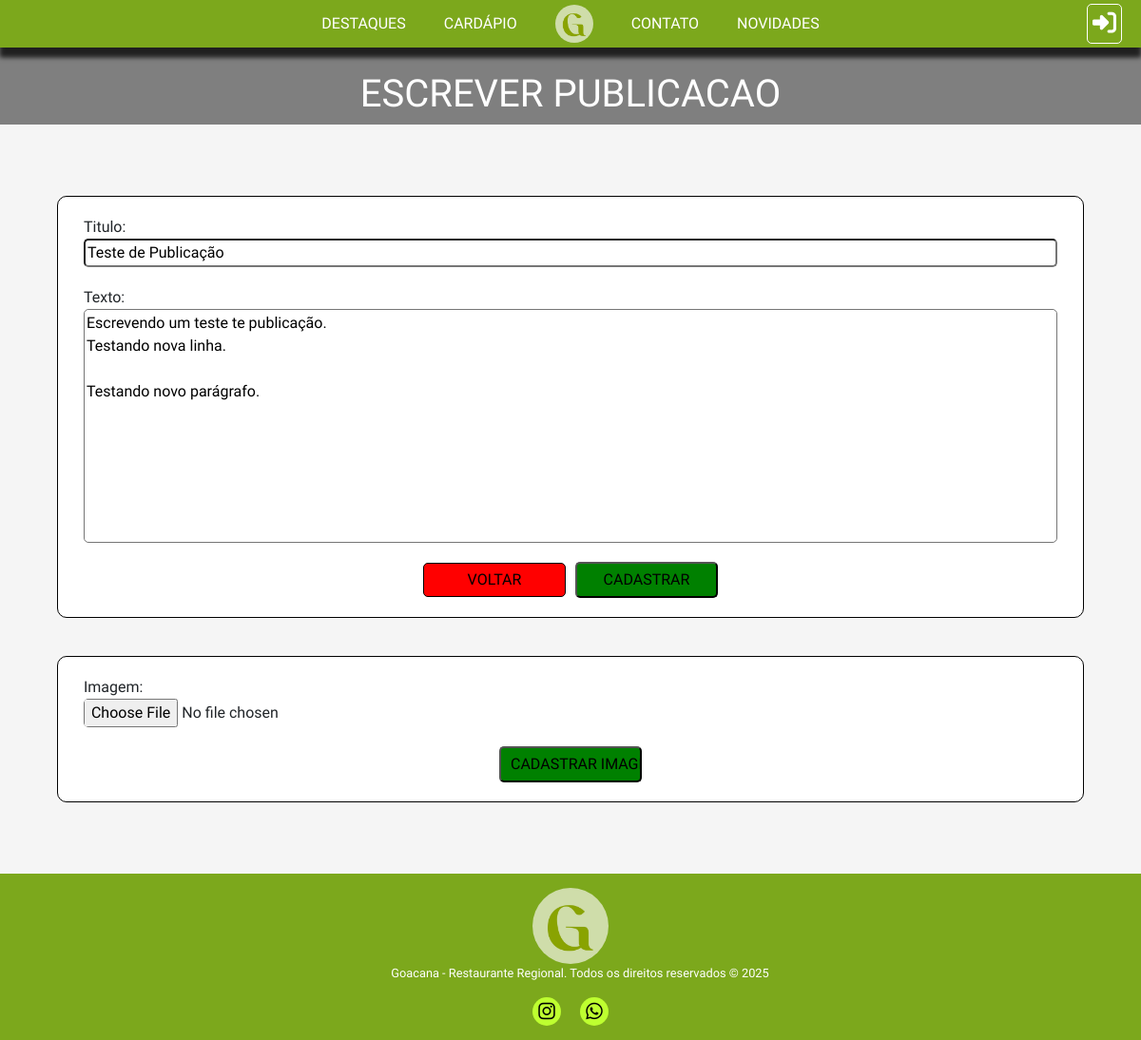
The page /edit_publi/1/ on the database as committed earlier.
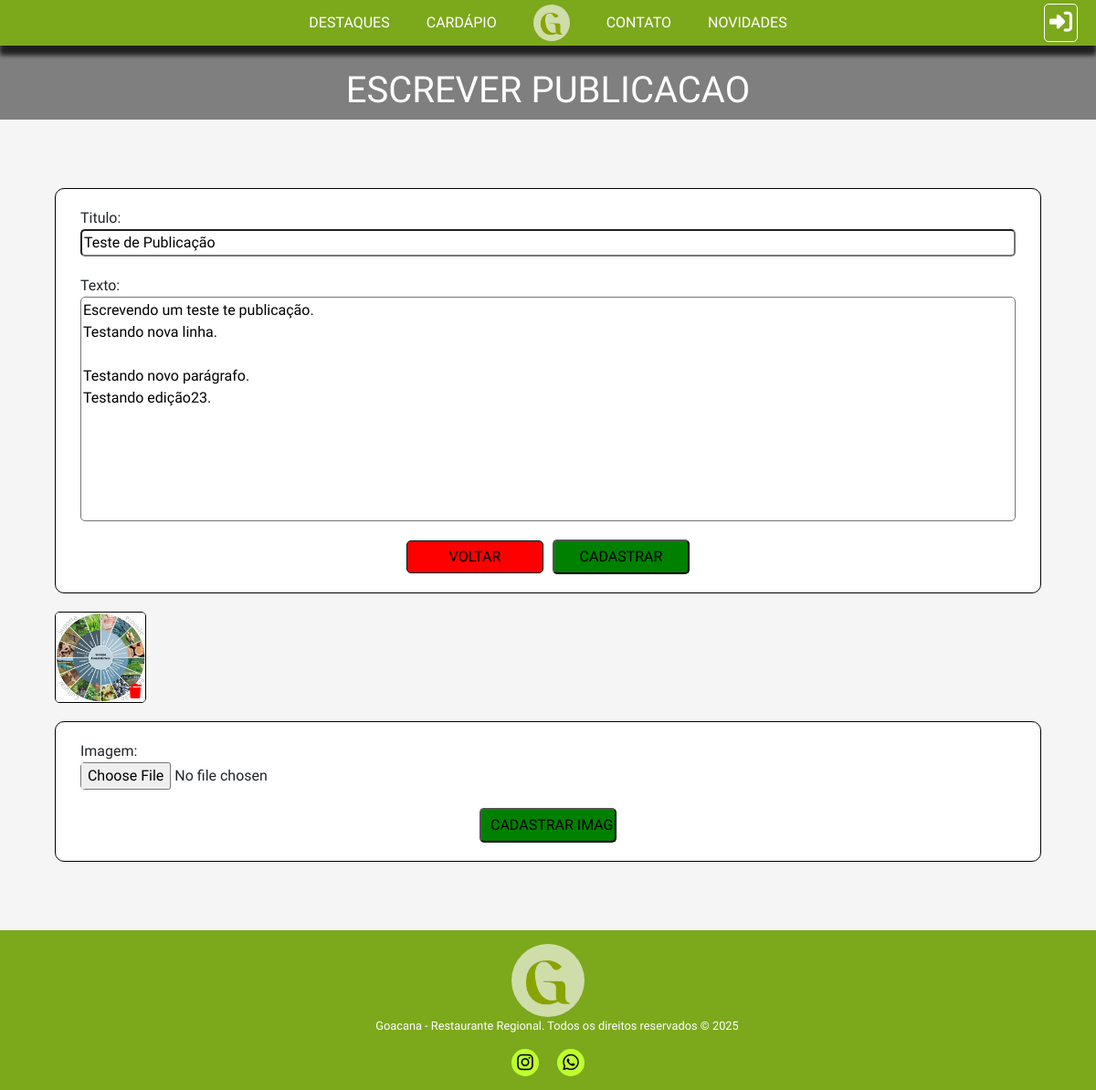
The same page on the database as committed later.
### core/models.py (models this page shows)
class TB_PUBLICACOES(models.Model):
    Titulo = models.CharField(max_length=45)
    Texto = models.TextField()
    Data = models.DateField(auto_now_add=True)

class TB_IMAGENS(models.Model):
    Imagem = models.ImageField(upload_to='publi/')
    ID_Publicacao = models.ForeignKey('TB_PUBLICACOES', on_delete=models.CASCADE)

### core/views.py (the view)
# urls.py: path('edit_publi/<int:id>/', edit_publi, name='edit_publi'),
def edit_publi(request, id):
    publi = TB_PUBLICACOES.objects.get(pk=id)
    fotos = TB_IMAGENS.objects.filter(ID_Publicacao_id = id)
    if request.method == 'POST':
        img_form = TB_IMAGENS_FORMS(request.POST, request.FILES)
        if img_form.is_valid():
            inst = img_form.save(commit=False)
            inst.ID_Publicacao_id = id
            inst.save()
            return redirect('edit_publi', id)
        publiform = TB_PUBLICACOES_FORMS(request.POST, instance=publi)
        if publiform.is_valid():
            publiform.save()
            return redirect('lista_publi')
    else:
        publiform = TB_PUBLICACOES_FORMS(instance=publi)
        img_form = TB_IMAGENS_FORMS()
    contexto = {'publiform': publiform, 'img_form': img_form, 'fotos': fotos, 'disp': 'flex'}
    return render(request, 'publicacao.html', contexto)

### core/forms.py
class TB_PUBLICACOES_FORMS(forms.ModelForm):
    class Meta:
        model = TB_PUBLICACOES
        fields = ['Titulo', 'Texto']

class TB_IMAGENS_FORMS(forms.ModelForm):
    class Meta:
        model = TB_IMAGENS
        fields = ['Imagem']

### core/templates/publicacao.html (shortened to what this page needs)
{% extends 'base/base.html' %}
{% load static %}
{% block 'header' %}
<link rel="stylesheet" href="{% static 'CSS/publicacao.css' %}">
{% endblock %}
{% block 'content' %}
<h1>ESCREVER PUBLICACAO</h1>
<div class="contato-content">
    <div class="form-div">
        <form name="publi_form" method="post">
            {{ publiform }}
            <div class="botoes">
                <a href="{% url 'lista_publi' %}"><div class="botao" id="JohnTravolta">VOLTAR</div></a>
                <input class="botao" type="submit" value="CADASTRAR">
            </div>
        </form>
        {% if fotos != null %}
            <div class="img">
                {% for foto in fotos %}
                <div>
                    <img src="{{ foto.Imagem.url }}" alt=""></img>
                    <a href="{% url 'rem_img' foto.id %}"><i class="fa-solid fa-trash"></i></a>
                </div>
                {% endfor %}
            </div>
        {% endif %}
        <form name="publi_form" method="post" enctype="multipart/form-data" style="display: {{ disp }};">
            {{ img_form }}
            <div class="botoes">
                <input class="botao" type="submit" value="CADASTRAR IMAGEM">
            </div>
        </form>
    </div>
</div>
{% endblock %}

Rows that differ between the two databases and show on the page:
changed TB_PUBLICACOES "Teste de Publicação": Texto "Escrevendo um teste te publicação. Testando nova linha. Testando novo parágrafo." → "Escrevendo um teste te publicação. Testando nova linha. Testando novo parágrafo. Testando edição23."
added TB_IMAGENS: Imagem (picture)
